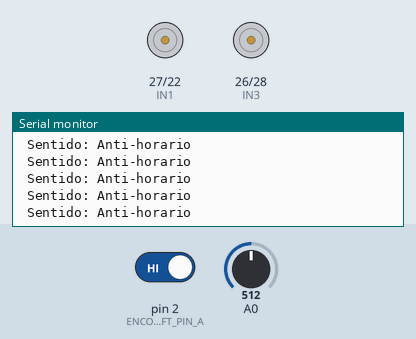
Recording of a sketch running on a simulated Arduino Mega 2560, built with avr-gcc and run on an emulated ATmega2560. Shown: motor-driver pin pairs drawn as motors (green arrow = first pin HIGH = forward, orange = second pin HIGH = backward, longer = more drive, scaled by the enable pin), the last lines printed to the serial monitor. Inputs (shaded band) come from the test bench; at power-on: A0 = 512, pin 2 (ENCODERLEFT_PIN_A) HIGH.

Above: at 1.2 s.
1.3 s: A0 set to 494
At 1.41 s:
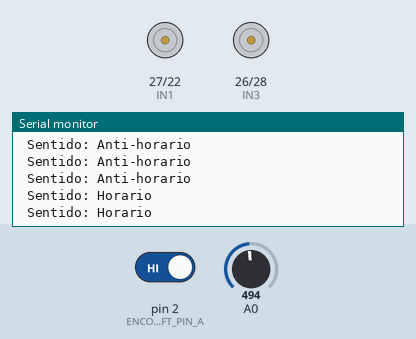
2.8 s: A0 set to 522
At 2.91 s:
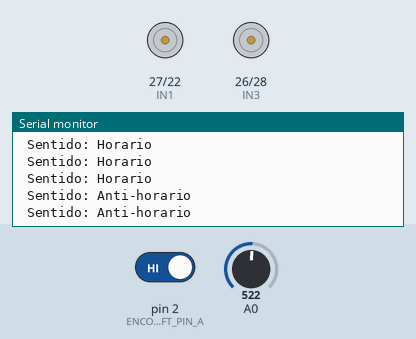
4.3 s: A0 set to 511
At 4.52 s:
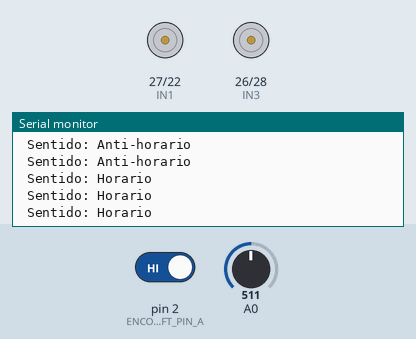

Measured:
- the behaviour switches between 512 and 511 on A0 (found by bisection; images 0 and 1)
- after the input at 1.3 s, the serial monitor: prints a new line at once (image 1)

The sketch:

sketch_apr28a.ino
```cpp
#define IN1 27
#define IN2 22
#define IN3 26
#define IN4 28
#define ENA 15
#define ENB 14
#define ENCODERRIGHT_PIN_A 0
#define ENCODERRIGHT_PIN_B 1
#define ENCODERLEFT_PIN_A 2
#define ENCODERLEFT_PIN_B 3

// Contador para os encoders
volatile long encoderLeftCount = 0;
volatile long encoderRightCount = 0;

// Variáveis para o encoder
byte Encoder_Left_Last;
byte Encoder_Right_Last;
int duration;
boolean Direction;

void setup() {
  Serial.begin(57600);

  // Definição dos pinos do motor e encoder
  pinMode(IN1, OUTPUT);
  pinMode(IN2, OUTPUT);
  pinMode(IN3, OUTPUT);
  pinMode(IN4, OUTPUT);
  pinMode(ENA, OUTPUT);
  pinMode(ENB, OUTPUT);

  // Inicialização do encoder
  EncoderInit();
}

void loop() {
  int valor = analogRead(A0);
  if (valor >= 512) {
    // Motor 1
    digitalWrite(IN1, LOW);
    digitalWrite(IN2, HIGH);
    // Motor 2
    digitalWrite(IN3, LOW);
    digitalWrite(IN4, HIGH);

    Serial.println(" Sentido: Anti-horario");
  } else {
    // Motor 1
    digitalWrite(IN1, HIGH);
    digitalWrite(IN2, LOW);
    // Motor 2
    digitalWrite(IN3, HIGH);
    digitalWrite(IN4, LOW);

    Serial.println(" Sentido: Horario");
  }

  delay(100);
}

void EncoderInit() {
  pinMode(ENCODERLEFT_PIN_A, INPUT);
  pinMode(ENCODERRIGHT_PIN_A, INPUT);
  attachInterrupt(digitalPinToInterrupt(ENCODERLEFT_PIN_A), calculatePulseLeft, CHANGE);
  attachInterrupt(digitalPinToInterrupt(ENCODERRIGHT_PIN_A), calculatePulseRight, CHANGE);
}

void calculatePulseLeft() {
  // Determine the direction by comparing current and last state of encoder pins
  int state = digitalRead(ENCODERLEFT_PIN_A);
  int stateB = digitalRead(ENCODERLEFT_PIN_B);

  if ((Encoder_Left_Last == LOW) && (state == HIGH)) {
    // The A phase has gone from low to high
    if (stateB == LOW) {
      encoderLeftCount++; // Moving forward
    } else {
      encoderLeftCount--; // Moving backward
    }
  }
  Encoder_Left_Last = state; // Update last state
}

void calculatePulseRight() {
  // Determine the direction by comparing current and last state of encoder pins
  int state = digitalRead(ENCODERRIGHT_PIN_A);
  int stateB = digitalRead(ENCODERRIGHT_PIN_B);

  if ((Encoder_Right_Last == LOW) && (state == HIGH)) {
    // The A phase has gone from low to high
    if (stateB == LOW) {
      encoderRightCount++; // Moving forward
    } else {
      encoderRightCount--; // Moving backward
    }
  }
  Encoder_Right_Last = state; // Update last state
}
```
